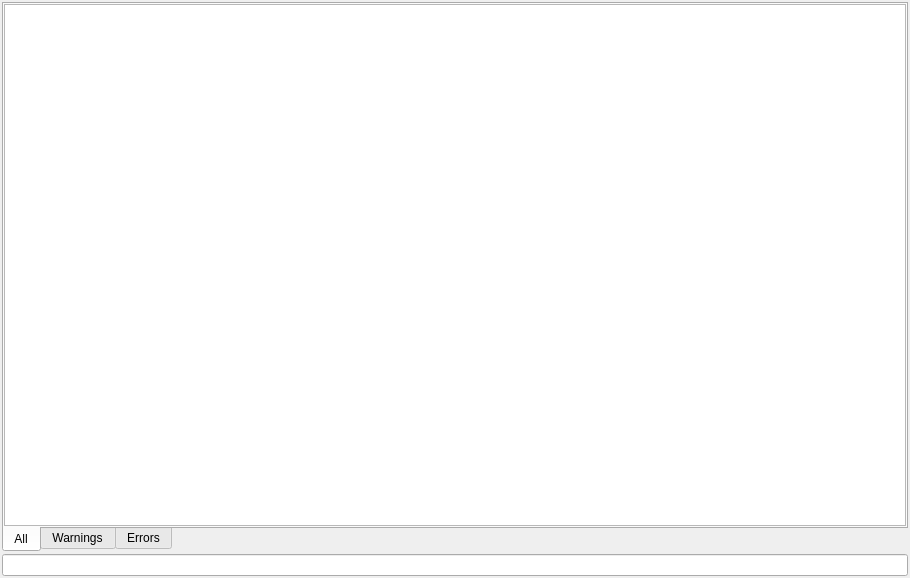
<?xml version="1.0" encoding="UTF-8"?>
<ui version="4.0">
 <class>Console</class>
 <widget class="QWidget" name="Console">
  <property name="geometry">
   <rect>
    <x>0</x>
    <y>0</y>
    <width>910</width>
    <height>578</height>
   </rect>
  </property>
  <property name="sizePolicy">
   <sizepolicy hsizetype="Expanding" vsizetype="Expanding">
    <horstretch>0</horstretch>
    <verstretch>0</verstretch>
   </sizepolicy>
  </property>
  <property name="windowTitle">
   <string>Form</string>
  </property>
  <layout class="QVBoxLayout" name="verticalLayout">
   <property name="spacing">
    <number>2</number>
   </property>
   <property name="leftMargin">
    <number>2</number>
   </property>
   <property name="topMargin">
    <number>2</number>
   </property>
   <property name="rightMargin">
    <number>2</number>
   </property>
   <property name="bottomMargin">
    <number>2</number>
   </property>
   <item>
    <widget class="QTabWidget" name="outputs">
     <property name="tabPosition">
      <enum>QTabWidget::South</enum>
     </property>
     <property name="currentIndex">
      <number>0</number>
     </property>
     <widget class="QWidget" name="all">
      <property name="sizePolicy">
       <sizepolicy hsizetype="Expanding" vsizetype="Expanding">
        <horstretch>0</horstretch>
        <verstretch>0</verstretch>
       </sizepolicy>
      </property>
      <attribute name="title">
       <string>All</string>
      </attribute>
      <layout class="QVBoxLayout" name="verticalLayout_3">
       <property name="spacing">
        <number>6</number>
       </property>
       <property name="leftMargin">
        <number>0</number>
       </property>
       <property name="topMargin">
        <number>0</number>
       </property>
       <property name="rightMargin">
        <number>0</number>
       </property>
       <property name="bottomMargin">
        <number>0</number>
       </property>
       <item>
        <widget class="QListWidget" name="allOutput"/>
       </item>
      </layout>
     </widget>
     <widget class="QWidget" name="warnings">
      <property name="sizePolicy">
       <sizepolicy hsizetype="Expanding" vsizetype="Expanding">
        <horstretch>0</horstretch>
        <verstretch>0</verstretch>
       </sizepolicy>
      </property>
      <attribute name="title">
       <string>Warnings</string>
      </attribute>
      <layout class="QVBoxLayout" name="verticalLayout_4">
       <property name="leftMargin">
        <number>0</number>
       </property>
       <property name="topMargin">
        <number>0</number>
       </property>
       <property name="rightMargin">
        <number>0</number>
       </property>
       <property name="bottomMargin">
        <number>0</number>
       </property>
       <item>
        <widget class="QListWidget" name="warningOutput"/>
       </item>
      </layout>
     </widget>
     <widget class="QWidget" name="errors">
      <property name="sizePolicy">
       <sizepolicy hsizetype="Expanding" vsizetype="Expanding">
        <horstretch>0</horstretch>
        <verstretch>0</verstretch>
       </sizepolicy>
      </property>
      <attribute name="title">
       <string>Errors</string>
      </attribute>
      <layout class="QVBoxLayout" name="verticalLayout_5">
       <property name="leftMargin">
        <number>0</number>
       </property>
       <property name="topMargin">
        <number>0</number>
       </property>
       <property name="rightMargin">
        <number>0</number>
       </property>
       <property name="bottomMargin">
        <number>0</number>
       </property>
       <item>
        <widget class="QListWidget" name="errorOutput"/>
       </item>
      </layout>
     </widget>
    </widget>
   </item>
   <item>
    <widget class="QLineEdit" name="consoleInput">
     <property name="inputMask">
      <string notr="true"/>
     </property>
     <property name="text">
      <string notr="true"/>
     </property>
     <property name="frame">
      <bool>true</bool>
     </property>
     <property name="placeholderText">
      <string notr="true"/>
     </property>
     <property name="clearButtonEnabled">
      <bool>false</bool>
     </property>
    </widget>
   </item>
  </layout>
 </widget>
 <resources/>
 <connections/>
</ui>
